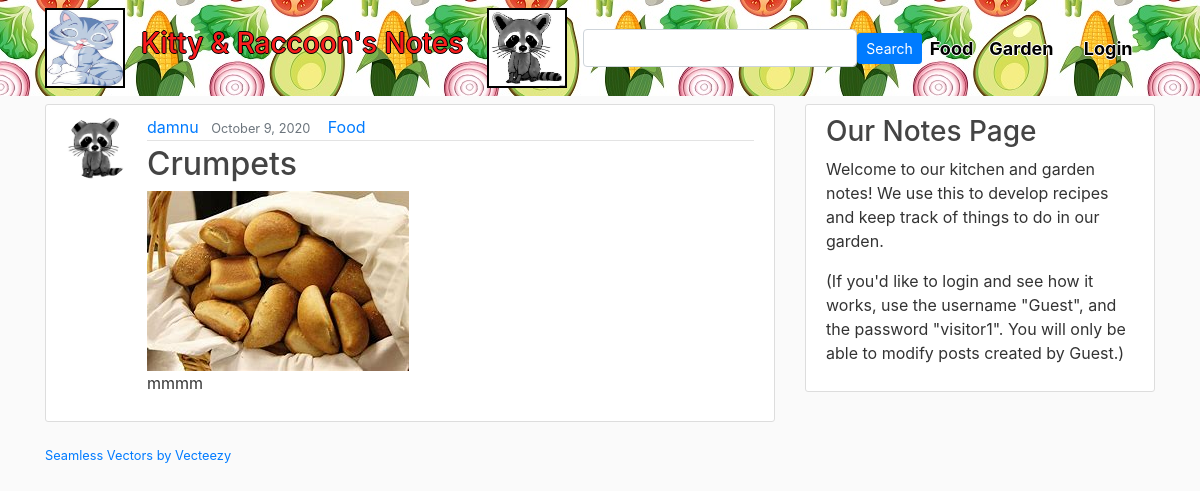
The app's page /krnotes/ with its own data.
### krnotes/models.py (models this page shows, shortened)
class Post(models.Model):
    title = models.CharField(max_length=100)
    image = models.ImageField(blank=True, upload_to='users/uploads')
    content = models.TextField()
    date_posted = models.DateTimeField(default=timezone.now)
    garden = models.BooleanField(default=False)
    food = models.BooleanField(default=False)
    author = models.ForeignKey(User, on_delete=models.CASCADE)

### users/models.py (models this page shows, shortened)
class Profile(models.Model):
    user = models.OneToOneField(User, on_delete=models.CASCADE)
    image = models.ImageField(default='users/profile_pics/default.jpg', upload_to='users/profile_pics')

### krnotes/views.py (the view)
# urls.py: path('', PostListView.as_view(), name='krnotes-home'),
class PostListView(ListView):
    model = Post
    template_name = 'krnotes/home.html'
    context_object_name = 'posts'
    ordering = ['-date_posted']
    paginate_by = 8
    def get_queryset(self):
        user_query = self.request.GET.get('query')
        if not user_query:
            user_query = ''
        return Post.objects.filter(title__icontains=user_query).union(Post.objects.filter(content__icontains=user_query)).order_by('-date_posted')

### krnotes/templates/krnotes/home.html (shortened to what this page needs)
{% extends "krnotes/base.html" %}
{% block content %}
    {% for post in posts %}
        <article class="media content-section">
            <img class="rounded-circle article-img" src="{{ post.author.profile.image.url }}"></img>
            <div class="media-body">
            <div class="article-metadata">
                <a class="mr-2" href="{% url 'user-posts' post.author.username %}">{{ post.author }}</a>
                <small class="text-muted">{{ post.date_posted|date:"F j, Y" }}&emsp;</small>
                {% if post.food %}
                    <a class="mr-2" href="{% url 'krnotes-food' %}">Food</a>
                {% endif %}
            </div>
            <h2>
                <a class="article-title" href="{% url 'post-detail' post.id %}">{{ post.title }}</a>
            </h2>
            {% if post.image %}
                <img src="{{ post.image.url }}" alt="" />
            {% endif %}
            <p class="article-content">{{ post.content }}</p>
            </div>
        </article>
    {% endfor %}
{% endblock content %}

### krnotes/static/krnotes/main.css (style rules this page uses)
body { background: #fafafa; color: #333333; margin-top: 5rem; }
h1, h2, h3, h4, h5, h6 { color: #444444; }
.content-section { background: #ffffff; padding: 10px 20px; border: 1px solid #dddddd; border-radius: 3px; margin-bottom: 20px; }
.article-title { color: #444444; }
.article-content { white-space: pre-line; }
.article-img { height: 65px; width: 65px; margin-right: 16px; }
.article-metadata { padding-bottom: 1px; margin-bottom: 4px; border-bottom: 1px solid #e3e3e3 }

### records on screen
Post: author.profile.image (picture), author "damnu", date_posted "October 9, 2020", food "Food", title "Crumpets", image (picture), content "mmmm"
